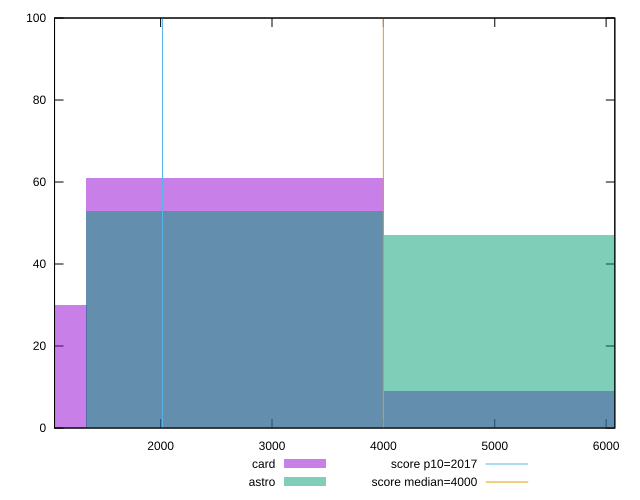

The gnuplot source for this figure:
reset

$card <<EOF
2668.854839247675 61
0 30
5337.70967849535 9
EOF

$astro <<EOF
5337.70967849535 47
2668.854839247675 53
EOF

set key outside below
set boxwidth 2668.854839247675
set xrange [1047.3360000000007:6078.143999999991]
set yrange [0:100]
set trange [0:100]
set style fill transparent solid 0.5 noborder

set parametric
set terminal svg size 640, 500 enhanced background rgb 'white'
set output "reports/report_00028_2021-02-24T12-49-42.674Z/mainthread-work-breakdown/comparison/histogram/2_vs_3.svg"

plot $card title "card" with boxes, \
     $astro title "astro" with boxes, \
     2017,t title "score p10=2017", \
     4000,t title "score median=4000"

reset
